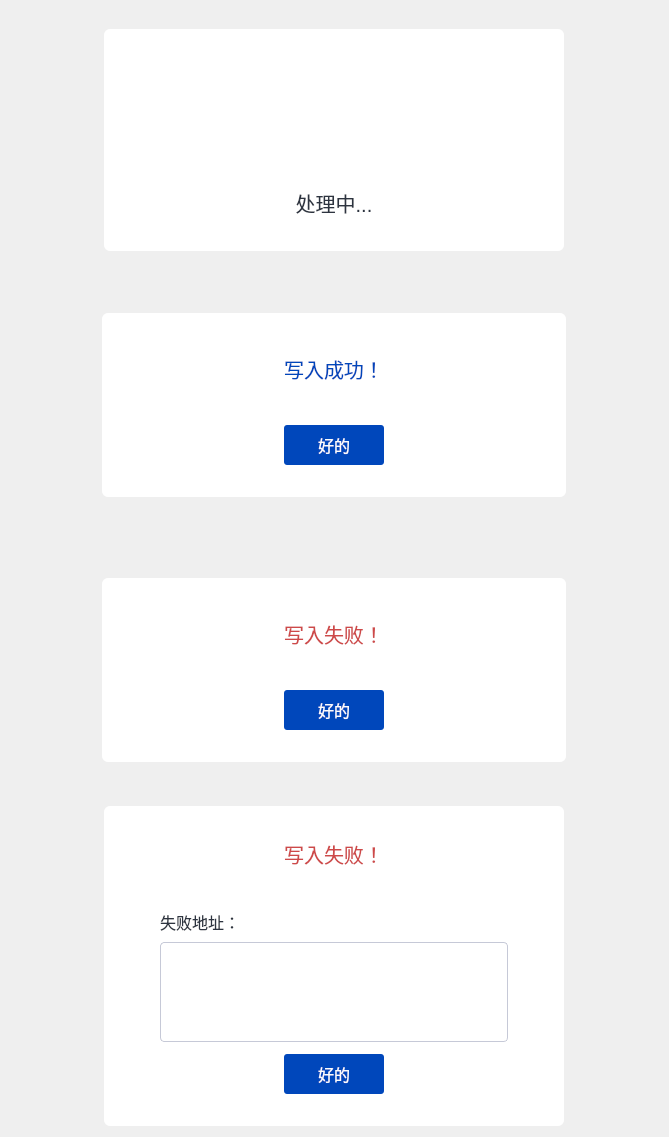
<?xml version="1.0" encoding="UTF-8"?>
<ui version="4.0">
 <class>Widget2ServoParamsProgress</class>
 <widget class="QWidget" name="Widget2ServoParamsProgress">
  <property name="geometry">
   <rect>
    <x>0</x>
    <y>0</y>
    <width>669</width>
    <height>1137</height>
   </rect>
  </property>
  <property name="windowTitle">
   <string>Form</string>
  </property>
  <layout class="QVBoxLayout" name="verticalLayout">
   <item alignment="Qt::AlignHCenter|Qt::AlignVCenter">
    <widget class="QWidget" name="widgetProgress" native="true">
     <property name="sizePolicy">
      <sizepolicy hsizetype="Fixed" vsizetype="Fixed">
       <horstretch>0</horstretch>
       <verstretch>0</verstretch>
      </sizepolicy>
     </property>
     <property name="minimumSize">
      <size>
       <width>460</width>
       <height>200</height>
      </size>
     </property>
     <property name="maximumSize">
      <size>
       <width>460</width>
       <height>240</height>
      </size>
     </property>
     <property name="styleSheet">
      <string notr="true">background-color: rgb(255, 255, 255);
border-radius:6px;</string>
     </property>
     <layout class="QVBoxLayout" name="verticalLayout_3">
      <property name="topMargin">
       <number>40</number>
      </property>
      <property name="bottomMargin">
       <number>0</number>
      </property>
      <item alignment="Qt::AlignHCenter">
       <widget class="QLabel" name="labelDoing">
        <property name="sizePolicy">
         <sizepolicy hsizetype="Fixed" vsizetype="Fixed">
          <horstretch>0</horstretch>
          <verstretch>0</verstretch>
         </sizepolicy>
        </property>
        <property name="minimumSize">
         <size>
          <width>80</width>
          <height>80</height>
         </size>
        </property>
        <property name="maximumSize">
         <size>
          <width>80</width>
          <height>80</height>
         </size>
        </property>
        <property name="styleSheet">
         <string notr="true"/>
        </property>
        <property name="text">
         <string/>
        </property>
       </widget>
      </item>
      <item>
       <widget class="QLabel" name="labelRepairing">
        <property name="sizePolicy">
         <sizepolicy hsizetype="Preferred" vsizetype="Fixed">
          <horstretch>0</horstretch>
          <verstretch>0</verstretch>
         </sizepolicy>
        </property>
        <property name="minimumSize">
         <size>
          <width>0</width>
          <height>96</height>
         </size>
        </property>
        <property name="maximumSize">
         <size>
          <width>16777215</width>
          <height>96</height>
         </size>
        </property>
        <property name="styleSheet">
         <string notr="true">color: #2D3440;
font-size: 20px;
font-weight: normal;</string>
        </property>
        <property name="text">
         <string>处理中...</string>
        </property>
        <property name="alignment">
         <set>Qt::AlignCenter</set>
        </property>
       </widget>
      </item>
     </layout>
    </widget>
   </item>
   <item alignment="Qt::AlignHCenter|Qt::AlignVCenter">
    <widget class="QWidget" name="widgetOk" native="true">
     <property name="sizePolicy">
      <sizepolicy hsizetype="Fixed" vsizetype="Fixed">
       <horstretch>0</horstretch>
       <verstretch>0</verstretch>
      </sizepolicy>
     </property>
     <property name="minimumSize">
      <size>
       <width>464</width>
       <height>184</height>
      </size>
     </property>
     <property name="maximumSize">
      <size>
       <width>464</width>
       <height>184</height>
      </size>
     </property>
     <property name="styleSheet">
      <string notr="true">background-color: rgb(255, 255, 255);
border-radius:6px;</string>
     </property>
     <layout class="QVBoxLayout" name="verticalLayout_4">
      <property name="spacing">
       <number>0</number>
      </property>
      <property name="leftMargin">
       <number>56</number>
      </property>
      <property name="topMargin">
       <number>0</number>
      </property>
      <property name="rightMargin">
       <number>56</number>
      </property>
      <property name="bottomMargin">
       <number>32</number>
      </property>
      <item>
       <widget class="QLabel" name="labelOkTitle">
        <property name="sizePolicy">
         <sizepolicy hsizetype="Preferred" vsizetype="Fixed">
          <horstretch>0</horstretch>
          <verstretch>0</verstretch>
         </sizepolicy>
        </property>
        <property name="minimumSize">
         <size>
          <width>0</width>
          <height>112</height>
         </size>
        </property>
        <property name="maximumSize">
         <size>
          <width>16777215</width>
          <height>112</height>
         </size>
        </property>
        <property name="styleSheet">
         <string notr="true">font-size: 20px;
font-weight: normal;
color: #0047BB;</string>
        </property>
        <property name="text">
         <string>写入成功！</string>
        </property>
        <property name="scaledContents">
         <bool>false</bool>
        </property>
        <property name="alignment">
         <set>Qt::AlignCenter</set>
        </property>
        <property name="wordWrap">
         <bool>true</bool>
        </property>
       </widget>
      </item>
      <item alignment="Qt::AlignHCenter">
       <widget class="QPushButton" name="btnOk">
        <property name="sizePolicy">
         <sizepolicy hsizetype="Fixed" vsizetype="Fixed">
          <horstretch>0</horstretch>
          <verstretch>0</verstretch>
         </sizepolicy>
        </property>
        <property name="minimumSize">
         <size>
          <width>100</width>
          <height>40</height>
         </size>
        </property>
        <property name="maximumSize">
         <size>
          <width>100</width>
          <height>40</height>
         </size>
        </property>
        <property name="styleSheet">
         <string notr="true">border-radius: 3px;
opacity: 1;
border:none;
background: #0047BB;
color: #FAFDFF;
font-size: 16px;
font-weight: 350;
</string>
        </property>
        <property name="text">
         <string>好的</string>
        </property>
       </widget>
      </item>
     </layout>
    </widget>
   </item>
   <item alignment="Qt::AlignHCenter|Qt::AlignVCenter">
    <widget class="QWidget" name="widgetFail" native="true">
     <property name="sizePolicy">
      <sizepolicy hsizetype="Fixed" vsizetype="Fixed">
       <horstretch>0</horstretch>
       <verstretch>0</verstretch>
      </sizepolicy>
     </property>
     <property name="minimumSize">
      <size>
       <width>464</width>
       <height>184</height>
      </size>
     </property>
     <property name="maximumSize">
      <size>
       <width>464</width>
       <height>184</height>
      </size>
     </property>
     <property name="styleSheet">
      <string notr="true">background-color: rgb(255, 255, 255);
border-radius:6px;</string>
     </property>
     <layout class="QVBoxLayout" name="verticalLayout_6">
      <property name="spacing">
       <number>0</number>
      </property>
      <property name="leftMargin">
       <number>56</number>
      </property>
      <property name="topMargin">
       <number>0</number>
      </property>
      <property name="rightMargin">
       <number>56</number>
      </property>
      <property name="bottomMargin">
       <number>32</number>
      </property>
      <item>
       <widget class="QLabel" name="labelVersionFail">
        <property name="sizePolicy">
         <sizepolicy hsizetype="Preferred" vsizetype="Fixed">
          <horstretch>0</horstretch>
          <verstretch>0</verstretch>
         </sizepolicy>
        </property>
        <property name="minimumSize">
         <size>
          <width>0</width>
          <height>112</height>
         </size>
        </property>
        <property name="maximumSize">
         <size>
          <width>16777215</width>
          <height>112</height>
         </size>
        </property>
        <property name="styleSheet">
         <string notr="true">font-size: 20px;
font-weight: normal;
color: #CE4949;</string>
        </property>
        <property name="text">
         <string>写入失败！</string>
        </property>
        <property name="scaledContents">
         <bool>false</bool>
        </property>
        <property name="alignment">
         <set>Qt::AlignCenter</set>
        </property>
        <property name="wordWrap">
         <bool>true</bool>
        </property>
       </widget>
      </item>
      <item alignment="Qt::AlignHCenter">
       <widget class="QPushButton" name="btnFail">
        <property name="sizePolicy">
         <sizepolicy hsizetype="Fixed" vsizetype="Fixed">
          <horstretch>0</horstretch>
          <verstretch>0</verstretch>
         </sizepolicy>
        </property>
        <property name="minimumSize">
         <size>
          <width>100</width>
          <height>40</height>
         </size>
        </property>
        <property name="maximumSize">
         <size>
          <width>100</width>
          <height>40</height>
         </size>
        </property>
        <property name="styleSheet">
         <string notr="true">border-radius: 3px;
opacity: 1;
border:none;
background: #0047BB;
color: #FAFDFF;
font-size: 16px;
font-weight: 350;
</string>
        </property>
        <property name="text">
         <string>好的</string>
        </property>
       </widget>
      </item>
     </layout>
    </widget>
   </item>
   <item alignment="Qt::AlignHCenter|Qt::AlignVCenter">
    <widget class="QWidget" name="widgetFailMsg" native="true">
     <property name="sizePolicy">
      <sizepolicy hsizetype="Fixed" vsizetype="Fixed">
       <horstretch>0</horstretch>
       <verstretch>0</verstretch>
      </sizepolicy>
     </property>
     <property name="minimumSize">
      <size>
       <width>460</width>
       <height>320</height>
      </size>
     </property>
     <property name="maximumSize">
      <size>
       <width>460</width>
       <height>320</height>
      </size>
     </property>
     <property name="styleSheet">
      <string notr="true">background-color: rgb(255, 255, 255);
border-radius:6px;</string>
     </property>
     <layout class="QVBoxLayout" name="verticalLayout_5">
      <property name="spacing">
       <number>0</number>
      </property>
      <property name="leftMargin">
       <number>56</number>
      </property>
      <property name="topMargin">
       <number>0</number>
      </property>
      <property name="rightMargin">
       <number>56</number>
      </property>
      <property name="bottomMargin">
       <number>32</number>
      </property>
      <item>
       <widget class="QLabel" name="labelErrorTitle">
        <property name="sizePolicy">
         <sizepolicy hsizetype="Preferred" vsizetype="Fixed">
          <horstretch>0</horstretch>
          <verstretch>0</verstretch>
         </sizepolicy>
        </property>
        <property name="minimumSize">
         <size>
          <width>0</width>
          <height>96</height>
         </size>
        </property>
        <property name="maximumSize">
         <size>
          <width>16777215</width>
          <height>96</height>
         </size>
        </property>
        <property name="styleSheet">
         <string notr="true">font-size: 20px;
font-weight: normal;
color: #CE4949;</string>
        </property>
        <property name="text">
         <string>写入失败！</string>
        </property>
        <property name="scaledContents">
         <bool>false</bool>
        </property>
        <property name="alignment">
         <set>Qt::AlignCenter</set>
        </property>
        <property name="wordWrap">
         <bool>true</bool>
        </property>
       </widget>
      </item>
      <item>
       <widget class="QLabel" name="labelFailAddr">
        <property name="sizePolicy">
         <sizepolicy hsizetype="Preferred" vsizetype="Fixed">
          <horstretch>0</horstretch>
          <verstretch>0</verstretch>
         </sizepolicy>
        </property>
        <property name="minimumSize">
         <size>
          <width>0</width>
          <height>40</height>
         </size>
        </property>
        <property name="maximumSize">
         <size>
          <width>16777215</width>
          <height>40</height>
         </size>
        </property>
        <property name="styleSheet">
         <string notr="true">font-size: 16px;
font-weight: normal;
color: #2D3440;</string>
        </property>
        <property name="text">
         <string>失败地址：</string>
        </property>
        <property name="alignment">
         <set>Qt::AlignLeading|Qt::AlignLeft|Qt::AlignVCenter</set>
        </property>
       </widget>
      </item>
      <item>
       <widget class="QTextEdit" name="txtErrMsg">
        <property name="sizePolicy">
         <sizepolicy hsizetype="Expanding" vsizetype="Fixed">
          <horstretch>0</horstretch>
          <verstretch>0</verstretch>
         </sizepolicy>
        </property>
        <property name="minimumSize">
         <size>
          <width>0</width>
          <height>100</height>
         </size>
        </property>
        <property name="maximumSize">
         <size>
          <width>16777215</width>
          <height>100</height>
         </size>
        </property>
        <property name="styleSheet">
         <string notr="true">QTextEdit{
color: #A6AEBA;
border: 0.5px solid #C6C9D7;
border-radius: 4px;
padding-left:18px;
font-size: 16px;
font-weight: normal;
}

QScrollBar{
    background: transparent;
	border-radius:3px;
    width: 6px;
}
QScrollBar::handle:vertical {
	background-color: #e0e0e0;
    min-height: 30px;
	border-radius:3px;
	width: 6px;
}
</string>
        </property>
        <property name="readOnly">
         <bool>true</bool>
        </property>
        <property name="html">
         <string>&lt;!DOCTYPE HTML PUBLIC &quot;-//W3C//DTD HTML 4.0//EN&quot; &quot;http://www.w3.org/TR/REC-html40/strict.dtd&quot;&gt;
&lt;html&gt;&lt;head&gt;&lt;meta name=&quot;qrichtext&quot; content=&quot;1&quot; /&gt;&lt;style type=&quot;text/css&quot;&gt;
p, li { white-space: pre-wrap; }
&lt;/style&gt;&lt;/head&gt;&lt;body style=&quot; font-family:'SimSun'; font-size:16px; font-weight:400; font-style:normal;&quot;&gt;
&lt;p style=&quot;-qt-paragraph-type:empty; margin-top:0px; margin-bottom:0px; margin-left:0px; margin-right:0px; -qt-block-indent:0; text-indent:0px; font-size:9pt;&quot;&gt;&lt;br /&gt;&lt;/p&gt;&lt;/body&gt;&lt;/html&gt;</string>
        </property>
       </widget>
      </item>
      <item>
       <spacer name="verticalSpacer">
        <property name="orientation">
         <enum>Qt::Vertical</enum>
        </property>
        <property name="sizeHint" stdset="0">
         <size>
          <width>20</width>
          <height>40</height>
         </size>
        </property>
       </spacer>
      </item>
      <item alignment="Qt::AlignHCenter">
       <widget class="QPushButton" name="btnCancel">
        <property name="sizePolicy">
         <sizepolicy hsizetype="Fixed" vsizetype="Fixed">
          <horstretch>0</horstretch>
          <verstretch>0</verstretch>
         </sizepolicy>
        </property>
        <property name="minimumSize">
         <size>
          <width>100</width>
          <height>40</height>
         </size>
        </property>
        <property name="maximumSize">
         <size>
          <width>100</width>
          <height>40</height>
         </size>
        </property>
        <property name="styleSheet">
         <string notr="true">border-radius: 3px;
opacity: 1;
border:none;
background: #0047BB;
color: #FAFDFF;
font-size: 16px;
font-weight: 350;
</string>
        </property>
        <property name="text">
         <string>好的</string>
        </property>
       </widget>
      </item>
     </layout>
    </widget>
   </item>
  </layout>
 </widget>
 <resources/>
 <connections/>
</ui>
